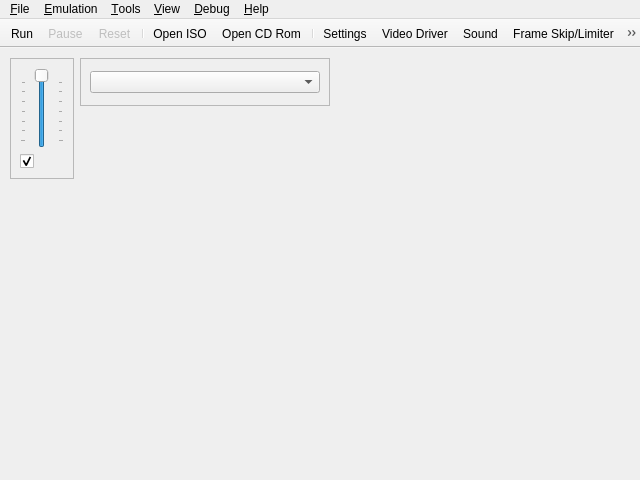
<?xml version="1.0" encoding="UTF-8"?>
<ui version="4.0">
 <class>UIYabause</class>
 <widget class="QMainWindow" name="UIYabause">
  <property name="geometry">
   <rect>
    <x>0</x>
    <y>0</y>
    <width>640</width>
    <height>480</height>
   </rect>
  </property>
  <property name="windowTitle">
   <string>Yabause Qt GUI</string>
  </property>
  <property name="windowIcon">
   <iconset resource="../resources/resources.qrc">
    <normaloff>:/icons/icons/yabause.png</normaloff>:/icons/icons/yabause.png</iconset>
  </property>
  <property name="iconSize">
   <size>
    <width>16</width>
    <height>16</height>
   </size>
  </property>
  <widget class="QWidget" name="centralwidget">
   <widget class="QFrame" name="fSound">
    <property name="geometry">
     <rect>
      <x>10</x>
      <y>10</y>
      <width>64</width>
      <height>121</height>
     </rect>
    </property>
    <property name="sizePolicy">
     <sizepolicy hsizetype="Maximum" vsizetype="Fixed">
      <horstretch>0</horstretch>
      <verstretch>0</verstretch>
     </sizepolicy>
    </property>
    <property name="frameShape">
     <enum>QFrame::StyledPanel</enum>
    </property>
    <property name="frameShadow">
     <enum>QFrame::Sunken</enum>
    </property>
    <layout class="QVBoxLayout">
     <item>
      <widget class="QSlider" name="sVolume">
       <property name="sizePolicy">
        <sizepolicy hsizetype="Expanding" vsizetype="Expanding">
         <horstretch>0</horstretch>
         <verstretch>0</verstretch>
        </sizepolicy>
       </property>
       <property name="toolTip">
        <string>Volume</string>
       </property>
       <property name="maximum">
        <number>100</number>
       </property>
       <property name="value">
        <number>100</number>
       </property>
       <property name="orientation">
        <enum>Qt::Vertical</enum>
       </property>
       <property name="tickPosition">
        <enum>QSlider::TicksBothSides</enum>
       </property>
       <property name="tickInterval">
        <number>15</number>
       </property>
      </widget>
     </item>
     <item>
      <widget class="QCheckBox" name="cbSound">
       <property name="toolTip">
        <string>Mute/UnMute Sound</string>
       </property>
       <property name="icon">
        <iconset resource="../resources/resources.qrc">
         <normaloff>:/actions/sound.png</normaloff>:/actions/sound.png</iconset>
       </property>
       <property name="checked">
        <bool>true</bool>
       </property>
      </widget>
     </item>
    </layout>
   </widget>
   <widget class="QFrame" name="fVideoDriver">
    <property name="geometry">
     <rect>
      <x>80</x>
      <y>10</y>
      <width>250</width>
      <height>48</height>
     </rect>
    </property>
    <property name="sizePolicy">
     <sizepolicy hsizetype="Maximum" vsizetype="Fixed">
      <horstretch>0</horstretch>
      <verstretch>0</verstretch>
     </sizepolicy>
    </property>
    <property name="frameShape">
     <enum>QFrame::StyledPanel</enum>
    </property>
    <property name="frameShadow">
     <enum>QFrame::Sunken</enum>
    </property>
    <layout class="QVBoxLayout">
     <item>
      <widget class="QComboBox" name="cbVideoDriver"/>
     </item>
    </layout>
   </widget>
  </widget>
  <widget class="QMenuBar" name="menubar">
   <property name="geometry">
    <rect>
     <x>0</x>
     <y>0</y>
     <width>640</width>
     <height>21</height>
    </rect>
   </property>
   <widget class="QMenu" name="mFile">
    <property name="title">
     <string>&amp;File</string>
    </property>
    <widget class="QMenu" name="mFileSaveState">
     <property name="title">
      <string>S&amp;ave State</string>
     </property>
     <property name="icon">
      <iconset resource="../resources/resources.qrc">
       <normaloff>:/actions/icons/actions/save_state.png</normaloff>:/actions/icons/actions/save_state.png</iconset>
     </property>
     <addaction name="aFileSaveStateAs"/>
     <addaction name="separator"/>
     <addaction name="aFileSaveState0"/>
     <addaction name="aFileSaveState1"/>
     <addaction name="aFileSaveState2"/>
     <addaction name="aFileSaveState3"/>
     <addaction name="aFileSaveState4"/>
     <addaction name="aFileSaveState5"/>
     <addaction name="aFileSaveState6"/>
     <addaction name="aFileSaveState7"/>
     <addaction name="aFileSaveState8"/>
     <addaction name="aFileSaveState9"/>
    </widget>
    <widget class="QMenu" name="mFileLoadState">
     <property name="title">
      <string>L&amp;oad State</string>
     </property>
     <property name="icon">
      <iconset resource="../resources/resources.qrc">
       <normaloff>:/actions/icons/actions/load_state.png</normaloff>:/actions/icons/actions/load_state.png</iconset>
     </property>
     <addaction name="aFileLoadStateAs"/>
     <addaction name="separator"/>
     <addaction name="aFileLoadState0"/>
     <addaction name="aFileLoadState1"/>
     <addaction name="aFileLoadState2"/>
     <addaction name="aFileLoadState3"/>
     <addaction name="aFileLoadState4"/>
     <addaction name="aFileLoadState5"/>
     <addaction name="aFileLoadState6"/>
     <addaction name="aFileLoadState7"/>
     <addaction name="aFileLoadState8"/>
     <addaction name="aFileLoadState9"/>
    </widget>
    <addaction name="aFileSettings"/>
    <addaction name="separator"/>
    <addaction name="aFileOpenISO"/>
    <addaction name="aFileOpenCDRom"/>
    <addaction name="separator"/>
    <addaction name="mFileSaveState"/>
    <addaction name="mFileLoadState"/>
    <addaction name="separator"/>
    <addaction name="aFileScreenshot"/>
    <addaction name="separator"/>
    <addaction name="aFileQuit"/>
   </widget>
   <widget class="QMenu" name="mView">
    <property name="title">
     <string>&amp;View</string>
    </property>
    <widget class="QMenu" name="mViewLayer">
     <property name="title">
      <string>&amp;Layer</string>
     </property>
     <property name="icon">
      <iconset resource="../resources/resources.qrc">
       <normaloff>:/actions/icons/actions/layer.png</normaloff>:/actions/icons/actions/layer.png</iconset>
     </property>
     <addaction name="aViewLayerVdp1"/>
     <addaction name="aViewLayerNBG0"/>
     <addaction name="aViewLayerNBG1"/>
     <addaction name="aViewLayerNBG2"/>
     <addaction name="aViewLayerNBG3"/>
     <addaction name="aViewLayerRBG0"/>
    </widget>
    <addaction name="aViewFPS"/>
    <addaction name="mViewLayer"/>
    <addaction name="aViewFullscreen"/>
    <addaction name="aViewLog"/>
   </widget>
   <widget class="QMenu" name="mViewDebug">
    <property name="enabled">
     <bool>true</bool>
    </property>
    <property name="title">
     <string>&amp;Debug</string>
    </property>
    <addaction name="aViewDebugMSH2"/>
    <addaction name="aViewDebugSSH2"/>
    <addaction name="aViewDebugVDP1"/>
    <addaction name="aViewDebugVDP2"/>
    <addaction name="aViewDebugM68K"/>
    <addaction name="aViewDebugSCUDSP"/>
    <addaction name="aViewDebugSCSP"/>
    <addaction name="separator"/>
    <addaction name="aViewDebugMemoryEditor"/>
   </widget>
   <widget class="QMenu" name="mHelp">
    <property name="title">
     <string>&amp;Help</string>
    </property>
    <addaction name="aHelpEmuCompatibility"/>
    <addaction name="aHelpAbout"/>
   </widget>
   <widget class="QMenu" name="mTools">
    <property name="title">
     <string>&amp;Tools</string>
    </property>
    <addaction name="aToolsBackupManager"/>
    <addaction name="aToolsCheatsList"/>
    <addaction name="aToolsCheatSearch"/>
    <addaction name="aToolsTransfer"/>
   </widget>
   <widget class="QMenu" name="mEmulation">
    <property name="title">
     <string>&amp;Emulation</string>
    </property>
    <addaction name="aEmulationRun"/>
    <addaction name="aEmulationPause"/>
    <addaction name="aEmulationReset"/>
    <addaction name="separator"/>
    <addaction name="aEmulationFrameSkipLimiter"/>
   </widget>
   <addaction name="mFile"/>
   <addaction name="mEmulation"/>
   <addaction name="mTools"/>
   <addaction name="mView"/>
   <addaction name="mViewDebug"/>
   <addaction name="mHelp"/>
  </widget>
  <widget class="QToolBar" name="toolBar">
   <property name="windowTitle">
    <string>toolBar</string>
   </property>
   <property name="movable">
    <bool>false</bool>
   </property>
   <property name="floatable">
    <bool>true</bool>
   </property>
   <attribute name="toolBarArea">
    <enum>TopToolBarArea</enum>
   </attribute>
   <attribute name="toolBarBreak">
    <bool>false</bool>
   </attribute>
   <addaction name="aEmulationRun"/>
   <addaction name="aEmulationPause"/>
   <addaction name="aEmulationReset"/>
   <addaction name="separator"/>
   <addaction name="aFileOpenISO"/>
   <addaction name="aFileOpenCDRom"/>
   <addaction name="separator"/>
   <addaction name="aFileSettings"/>
   <addaction name="aVideoDriver"/>
   <addaction name="aSound"/>
   <addaction name="aEmulationFrameSkipLimiter"/>
   <addaction name="aViewFPS"/>
   <addaction name="aViewFullscreen"/>
   <addaction name="aFileScreenshot"/>
   <addaction name="separator"/>
   <addaction name="aToolsBackupManager"/>
   <addaction name="aToolsCheatsList"/>
   <addaction name="separator"/>
   <addaction name="aFileQuit"/>
   <addaction name="aHelpAbout"/>
  </widget>
  <action name="aFileQuit">
   <property name="icon">
    <iconset resource="../resources/resources.qrc">
     <normaloff>:/actions/icons/actions/quit.png</normaloff>:/actions/icons/actions/quit.png</iconset>
   </property>
   <property name="text">
    <string>&amp;Quit</string>
   </property>
   <property name="shortcut">
    <string>Ctrl+Q</string>
   </property>
  </action>
  <action name="aYabauseStart">
   <property name="text">
    <string>Start</string>
   </property>
  </action>
  <action name="aYabauseStop">
   <property name="text">
    <string>Stop</string>
   </property>
  </action>
  <action name="aFileSettings">
   <property name="icon">
    <iconset resource="../resources/resources.qrc">
     <normaloff>:/actions/icons/actions/settings.png</normaloff>:/actions/icons/actions/settings.png</iconset>
   </property>
   <property name="text">
    <string>&amp;Settings...</string>
   </property>
   <property name="shortcut">
    <string>Ctrl+S</string>
   </property>
  </action>
  <action name="aEmulationRun">
   <property name="icon">
    <iconset resource="../resources/resources.qrc">
     <normaloff>:/actions/icons/actions/play.png</normaloff>:/actions/icons/actions/play.png</iconset>
   </property>
   <property name="text">
    <string>R&amp;un</string>
   </property>
   <property name="shortcut">
    <string>F1</string>
   </property>
  </action>
  <action name="aEmulationPause">
   <property name="enabled">
    <bool>false</bool>
   </property>
   <property name="icon">
    <iconset resource="../resources/resources.qrc">
     <normaloff>:/actions/icons/actions/pause.png</normaloff>:/actions/icons/actions/pause.png</iconset>
   </property>
   <property name="text">
    <string>&amp;Pause</string>
   </property>
   <property name="shortcut">
    <string>F2</string>
   </property>
  </action>
  <action name="aEmulationReset">
   <property name="enabled">
    <bool>false</bool>
   </property>
   <property name="icon">
    <iconset resource="../resources/resources.qrc">
     <normaloff>:/actions/icons/actions/reset.png</normaloff>:/actions/icons/actions/reset.png</iconset>
   </property>
   <property name="text">
    <string>&amp;Reset</string>
   </property>
   <property name="shortcut">
    <string>F3</string>
   </property>
  </action>
  <action name="aToolsTransfer">
   <property name="enabled">
    <bool>true</bool>
   </property>
   <property name="icon">
    <iconset resource="../resources/resources.qrc">
     <normaloff>:/actions/icons/actions/transfert.png</normaloff>:/actions/icons/actions/transfert.png</iconset>
   </property>
   <property name="text">
    <string>&amp;Transfer</string>
   </property>
   <property name="shortcut">
    <string>Ctrl+T</string>
   </property>
  </action>
  <action name="aFileScreenshot">
   <property name="icon">
    <iconset resource="../resources/resources.qrc">
     <normaloff>:/actions/icons/actions/screenshot.png</normaloff>:/actions/icons/actions/screenshot.png</iconset>
   </property>
   <property name="text">
    <string>Sc&amp;reenshot</string>
   </property>
   <property name="shortcut">
    <string>Ctrl+P</string>
   </property>
  </action>
  <action name="aEmulationFrameSkipLimiter">
   <property name="checkable">
    <bool>true</bool>
   </property>
   <property name="icon">
    <iconset resource="../resources/resources.qrc">
     <normaloff>:/actions/icons/actions/frame_skipping.png</normaloff>:/actions/icons/actions/frame_skipping.png</iconset>
   </property>
   <property name="text">
    <string>&amp;Frame Skip/Limiter</string>
   </property>
   <property name="shortcut">
    <string>F4</string>
   </property>
  </action>
  <action name="aViewFPS">
   <property name="checkable">
    <bool>true</bool>
   </property>
   <property name="icon">
    <iconset resource="../resources/resources.qrc">
     <normaloff>:/actions/icons/actions/fps.png</normaloff>:/actions/icons/actions/fps.png</iconset>
   </property>
   <property name="text">
    <string>F&amp;PS</string>
   </property>
   <property name="iconText">
    <string>FPS</string>
   </property>
   <property name="shortcut">
    <string>F12</string>
   </property>
  </action>
  <action name="aViewLayerVdp1">
   <property name="checkable">
    <bool>true</bool>
   </property>
   <property name="checked">
    <bool>true</bool>
   </property>
   <property name="text">
    <string>Vdp1</string>
   </property>
   <property name="shortcut">
    <string>1</string>
   </property>
  </action>
  <action name="aViewFullscreen">
   <property name="checkable">
    <bool>true</bool>
   </property>
   <property name="icon">
    <iconset resource="../resources/resources.qrc">
     <normaloff>:/actions/fullscreen.png</normaloff>:/actions/fullscreen.png</iconset>
   </property>
   <property name="text">
    <string>&amp;Fullscreen</string>
   </property>
   <property name="shortcut">
    <string>Alt+Return</string>
   </property>
  </action>
  <action name="aViewLog">
   <property name="checkable">
    <bool>true</bool>
   </property>
   <property name="icon">
    <iconset resource="../resources/resources.qrc">
     <normaloff>:/actions/icons/actions/log.png</normaloff>:/actions/icons/actions/log.png</iconset>
   </property>
   <property name="text">
    <string>&amp;Log</string>
   </property>
   <property name="shortcut">
    <string>Ctrl+L</string>
   </property>
  </action>
  <action name="aViewDebugMSH2">
   <property name="icon">
    <iconset resource="../resources/resources.qrc">
     <normaloff>:/actions/icons/actions/debug_cpu.png</normaloff>:/actions/icons/actions/debug_cpu.png</iconset>
   </property>
   <property name="text">
    <string>&amp;Master SH2</string>
   </property>
  </action>
  <action name="aViewDebugSSH2">
   <property name="enabled">
    <bool>true</bool>
   </property>
   <property name="icon">
    <iconset resource="../resources/resources.qrc">
     <normaloff>:/actions/icons/actions/debug_cpu.png</normaloff>:/actions/icons/actions/debug_cpu.png</iconset>
   </property>
   <property name="text">
    <string>&amp;Slave SH2</string>
   </property>
  </action>
  <action name="aViewDebugVDP1">
   <property name="enabled">
    <bool>true</bool>
   </property>
   <property name="icon">
    <iconset resource="../resources/resources.qrc">
     <normaloff>:/actions/icons/actions/debug_cpu.png</normaloff>:/actions/icons/actions/debug_cpu.png</iconset>
   </property>
   <property name="text">
    <string>VDP&amp;1</string>
   </property>
  </action>
  <action name="aViewDebugVDP2">
   <property name="enabled">
    <bool>true</bool>
   </property>
   <property name="icon">
    <iconset resource="../resources/resources.qrc">
     <normaloff>:/actions/icons/actions/debug_cpu.png</normaloff>:/actions/icons/actions/debug_cpu.png</iconset>
   </property>
   <property name="text">
    <string>VDP&amp;2</string>
   </property>
  </action>
  <action name="aViewDebugM68K">
   <property name="enabled">
    <bool>true</bool>
   </property>
   <property name="icon">
    <iconset resource="../resources/resources.qrc">
     <normaloff>:/actions/icons/actions/debug_cpu.png</normaloff>:/actions/icons/actions/debug_cpu.png</iconset>
   </property>
   <property name="text">
    <string>M&amp;68K</string>
   </property>
  </action>
  <action name="aViewDebugSCUDSP">
   <property name="enabled">
    <bool>true</bool>
   </property>
   <property name="icon">
    <iconset resource="../resources/resources.qrc">
     <normaloff>:/actions/icons/actions/debug_cpu.png</normaloff>:/actions/icons/actions/debug_cpu.png</iconset>
   </property>
   <property name="text">
    <string>SCU-&amp;DSP</string>
   </property>
  </action>
  <action name="aViewDebugSCSP">
   <property name="enabled">
    <bool>true</bool>
   </property>
   <property name="icon">
    <iconset resource="../resources/resources.qrc">
     <normaloff>:/actions/icons/actions/debug_cpu.png</normaloff>:/actions/icons/actions/debug_cpu.png</iconset>
   </property>
   <property name="text">
    <string>S&amp;CSP</string>
   </property>
  </action>
  <action name="aViewDebugMemoryTransfer">
   <property name="enabled">
    <bool>true</bool>
   </property>
   <property name="text">
    <string>Memory Transfer</string>
   </property>
  </action>
  <action name="aHelpAbout">
   <property name="icon">
    <iconset resource="../resources/resources.qrc">
     <normaloff>:/actions/icons/actions/about.png</normaloff>:/actions/icons/actions/about.png</iconset>
   </property>
   <property name="text">
    <string>&amp;About...</string>
   </property>
  </action>
  <action name="aViewLayerNBG0">
   <property name="checkable">
    <bool>true</bool>
   </property>
   <property name="checked">
    <bool>true</bool>
   </property>
   <property name="text">
    <string>NBG0</string>
   </property>
   <property name="shortcut">
    <string>2</string>
   </property>
  </action>
  <action name="aViewLayerNBG1">
   <property name="checkable">
    <bool>true</bool>
   </property>
   <property name="checked">
    <bool>true</bool>
   </property>
   <property name="text">
    <string>NBG1</string>
   </property>
   <property name="shortcut">
    <string>3</string>
   </property>
  </action>
  <action name="aViewLayerNBG2">
   <property name="checkable">
    <bool>true</bool>
   </property>
   <property name="checked">
    <bool>true</bool>
   </property>
   <property name="text">
    <string>NBG2</string>
   </property>
   <property name="shortcut">
    <string>4</string>
   </property>
  </action>
  <action name="aViewLayerNBG3">
   <property name="checkable">
    <bool>true</bool>
   </property>
   <property name="checked">
    <bool>true</bool>
   </property>
   <property name="text">
    <string>NBG3</string>
   </property>
   <property name="shortcut">
    <string>5</string>
   </property>
  </action>
  <action name="aViewLayerRBG0">
   <property name="checkable">
    <bool>true</bool>
   </property>
   <property name="checked">
    <bool>true</bool>
   </property>
   <property name="text">
    <string>RBG0</string>
   </property>
   <property name="shortcut">
    <string>6</string>
   </property>
  </action>
  <action name="aFileSaveState1">
   <property name="text">
    <string>1</string>
   </property>
   <property name="shortcut">
    <string>Ctrl+1</string>
   </property>
  </action>
  <action name="aFileSaveState2">
   <property name="text">
    <string>2</string>
   </property>
   <property name="shortcut">
    <string>Ctrl+2</string>
   </property>
  </action>
  <action name="aFileSaveState3">
   <property name="text">
    <string>3</string>
   </property>
   <property name="shortcut">
    <string>Ctrl+3</string>
   </property>
  </action>
  <action name="aFileSaveState4">
   <property name="text">
    <string>4</string>
   </property>
   <property name="shortcut">
    <string>Ctrl+4</string>
   </property>
  </action>
  <action name="aFileSaveState5">
   <property name="text">
    <string>5</string>
   </property>
   <property name="shortcut">
    <string>Ctrl+5</string>
   </property>
  </action>
  <action name="aFileSaveState6">
   <property name="text">
    <string>6</string>
   </property>
   <property name="shortcut">
    <string>Ctrl+6</string>
   </property>
  </action>
  <action name="aFileSaveState7">
   <property name="text">
    <string>7</string>
   </property>
   <property name="shortcut">
    <string>Ctrl+7</string>
   </property>
  </action>
  <action name="aFileSaveState8">
   <property name="text">
    <string>8</string>
   </property>
   <property name="shortcut">
    <string>Ctrl+8</string>
   </property>
  </action>
  <action name="aFileSaveState9">
   <property name="text">
    <string>9</string>
   </property>
   <property name="shortcut">
    <string>Ctrl+9</string>
   </property>
  </action>
  <action name="aFileLoadState1">
   <property name="text">
    <string>1</string>
   </property>
   <property name="shortcut">
    <string>Alt+1</string>
   </property>
  </action>
  <action name="aFileLoadState2">
   <property name="text">
    <string>2</string>
   </property>
   <property name="shortcut">
    <string>Alt+2</string>
   </property>
  </action>
  <action name="aFileLoadState3">
   <property name="text">
    <string>3</string>
   </property>
   <property name="shortcut">
    <string>Alt+3</string>
   </property>
  </action>
  <action name="aFileLoadState4">
   <property name="text">
    <string>4</string>
   </property>
   <property name="shortcut">
    <string>Alt+4</string>
   </property>
  </action>
  <action name="aFileLoadState5">
   <property name="text">
    <string>5</string>
   </property>
   <property name="shortcut">
    <string>Alt+5</string>
   </property>
  </action>
  <action name="aFileLoadState6">
   <property name="text">
    <string>6</string>
   </property>
   <property name="shortcut">
    <string>Alt+6</string>
   </property>
  </action>
  <action name="aFileLoadState7">
   <property name="text">
    <string>7</string>
   </property>
   <property name="shortcut">
    <string>Alt+7</string>
   </property>
  </action>
  <action name="aFileLoadState8">
   <property name="text">
    <string>8</string>
   </property>
   <property name="shortcut">
    <string>Alt+8</string>
   </property>
  </action>
  <action name="aFileLoadState9">
   <property name="text">
    <string>9</string>
   </property>
   <property name="shortcut">
    <string>Alt+9</string>
   </property>
  </action>
  <action name="aFileSaveStateAs">
   <property name="text">
    <string>To File...</string>
   </property>
   <property name="shortcut">
    <string>F9</string>
   </property>
  </action>
  <action name="aFileLoadStateAs">
   <property name="text">
    <string>From File...</string>
   </property>
   <property name="shortcut">
    <string>F5</string>
   </property>
  </action>
  <action name="aToolsCheatsList">
   <property name="icon">
    <iconset resource="../resources/resources.qrc">
     <normaloff>:/actions/icons/actions/cheats.png</normaloff>:/actions/icons/actions/cheats.png</iconset>
   </property>
   <property name="text">
    <string>&amp;Cheats List...</string>
   </property>
   <property name="shortcut">
    <string>Alt+L</string>
   </property>
  </action>
  <action name="aToolsBackupManager">
   <property name="icon">
    <iconset resource="../resources/resources.qrc">
     <normaloff>:/actions/icons/actions/backup_ram.png</normaloff>:/actions/icons/actions/backup_ram.png</iconset>
   </property>
   <property name="text">
    <string>&amp;Backup Manager...</string>
   </property>
   <property name="shortcut">
    <string>Alt+B</string>
   </property>
  </action>
  <action name="aFileOpenISO">
   <property name="icon">
    <iconset resource="../resources/resources.qrc">
     <normaloff>:/actions/icons/actions/iso.png</normaloff>:/actions/icons/actions/iso.png</iconset>
   </property>
   <property name="text">
    <string>Open &amp;ISO...</string>
   </property>
   <property name="shortcut">
    <string>Ctrl+I</string>
   </property>
  </action>
  <action name="aFileOpenCDRom">
   <property name="icon">
    <iconset resource="../resources/resources.qrc">
     <normaloff>:/actions/icons/actions/cd.png</normaloff>:/actions/icons/actions/cd.png</iconset>
   </property>
   <property name="text">
    <string>Open &amp;CD Rom...</string>
   </property>
   <property name="shortcut">
    <string>Ctrl+C</string>
   </property>
  </action>
  <action name="aHelpEmuCompatibility">
   <property name="icon">
    <iconset resource="../resources/resources.qrc">
     <normaloff>:/actions/icons/actions/emu-compatibility.png</normaloff>:/actions/icons/actions/emu-compatibility.png</iconset>
   </property>
   <property name="text">
    <string>Emu-Compatibility</string>
   </property>
   <property name="statusTip">
    <string>http://www.emu-compatibility.com/yabause/index.php?lang=uk</string>
   </property>
  </action>
  <action name="aSound">
   <property name="icon">
    <iconset resource="../resources/resources.qrc">
     <normaloff>:/actions/sound.png</normaloff>:/actions/sound.png</iconset>
   </property>
   <property name="text">
    <string>Sound...</string>
   </property>
  </action>
  <action name="aVideoDriver">
   <property name="icon">
    <iconset resource="../resources/resources.qrc">
     <normaloff>:/actions/icons/actions/video.png</normaloff>:/actions/icons/actions/video.png</iconset>
   </property>
   <property name="text">
    <string>Video Driver</string>
   </property>
  </action>
  <action name="aFileSaveState0">
   <property name="text">
    <string>0</string>
   </property>
   <property name="shortcut">
    <string>Ctrl+0</string>
   </property>
  </action>
  <action name="aFileLoadState0">
   <property name="text">
    <string>0</string>
   </property>
   <property name="shortcut">
    <string>Alt+0</string>
   </property>
  </action>
  <action name="aViewDebugMemoryEditor">
   <property name="enabled">
    <bool>true</bool>
   </property>
   <property name="icon">
    <iconset resource="../resources/resources.qrc">
     <normaloff>:/actions/icons/actions/debug_cpu.png</normaloff>:/actions/icons/actions/debug_cpu.png</iconset>
   </property>
   <property name="text">
    <string>Memory &amp;Editor</string>
   </property>
  </action>
  <action name="aToolsCheatSearch">
   <property name="icon">
    <iconset resource="../resources/resources.qrc">
     <normaloff>:/actions/icons/actions/cheat_search.png</normaloff>:/actions/icons/actions/cheat_search.png</iconset>
   </property>
   <property name="text">
    <string>Cheat &amp;Search...</string>
   </property>
   <property name="shortcut">
    <string>Alt+S</string>
   </property>
  </action>
 </widget>
 <resources>
  <include location="../resources/resources.qrc"/>
 </resources>
 <connections>
  <connection>
   <sender>aFileQuit</sender>
   <signal>triggered()</signal>
   <receiver>UIYabause</receiver>
   <slot>close()</slot>
   <hints>
    <hint type="sourcelabel">
     <x>-1</x>
     <y>-1</y>
    </hint>
    <hint type="destinationlabel">
     <x>159</x>
     <y>119</y>
    </hint>
   </hints>
  </connection>
 </connections>
</ui>
